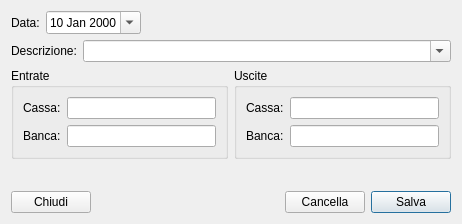
<?xml version="1.0" encoding="UTF-8"?>
<ui version="4.0">
 <class>PrimaNotaAddDlg</class>
 <widget class="QDialog" name="PrimaNotaAddDlg">
  <property name="geometry">
   <rect>
    <x>0</x>
    <y>0</y>
    <width>462</width>
    <height>224</height>
   </rect>
  </property>
  <property name="windowTitle">
   <string>Dialog</string>
  </property>
  <layout class="QVBoxLayout" name="verticalLayout">
   <item>
    <layout class="QHBoxLayout" name="horizontalLayout" stretch="0,0,0">
     <item>
      <widget class="QLabel" name="label">
       <property name="text">
        <string>Data:</string>
       </property>
      </widget>
     </item>
     <item>
      <widget class="QDateEdit" name="dateEdit">
       <property name="alignment">
        <set>Qt::AlignRight|Qt::AlignTrailing|Qt::AlignVCenter</set>
       </property>
       <property name="currentSection">
        <enum>QDateTimeEdit::DaySection</enum>
       </property>
       <property name="calendarPopup">
        <bool>true</bool>
       </property>
       <property name="date">
        <date>
         <year>2000</year>
         <month>1</month>
         <day>10</day>
        </date>
       </property>
      </widget>
     </item>
     <item>
      <spacer name="horizontalSpacer_2">
       <property name="orientation">
        <enum>Qt::Horizontal</enum>
       </property>
       <property name="sizeHint" stdset="0">
        <size>
         <width>40</width>
         <height>20</height>
        </size>
       </property>
      </spacer>
     </item>
    </layout>
   </item>
   <item>
    <layout class="QHBoxLayout" name="horizontalLayout_2" stretch="0,1">
     <item>
      <widget class="QLabel" name="label_2">
       <property name="text">
        <string>Descrizione:</string>
       </property>
      </widget>
     </item>
     <item>
      <widget class="QComboBox" name="comboBox">
       <property name="editable">
        <bool>true</bool>
       </property>
      </widget>
     </item>
    </layout>
   </item>
   <item>
    <layout class="QHBoxLayout" name="horizontalLayout_3">
     <item>
      <widget class="QGroupBox" name="groupBox">
       <property name="title">
        <string>Entrate</string>
       </property>
       <layout class="QFormLayout" name="formLayout_2">
        <item row="1" column="0">
         <widget class="QLabel" name="label_3">
          <property name="text">
           <string>Cassa:</string>
          </property>
         </widget>
        </item>
        <item row="2" column="0">
         <widget class="QLabel" name="label_4">
          <property name="text">
           <string>Banca:</string>
          </property>
         </widget>
        </item>
        <item row="2" column="1">
         <widget class="QLineEdit" name="entBancaLineEdit"/>
        </item>
        <item row="1" column="1">
         <widget class="QLineEdit" name="entCassaLineEdit"/>
        </item>
       </layout>
      </widget>
     </item>
     <item>
      <widget class="QGroupBox" name="groupBox_2">
       <property name="title">
        <string>Uscite</string>
       </property>
       <layout class="QFormLayout" name="formLayout">
        <item row="0" column="0">
         <widget class="QLabel" name="label_5">
          <property name="text">
           <string>Cassa:</string>
          </property>
         </widget>
        </item>
        <item row="0" column="1">
         <widget class="QLineEdit" name="uscCassaLineEdit"/>
        </item>
        <item row="1" column="0">
         <widget class="QLabel" name="label_6">
          <property name="text">
           <string>Banca:</string>
          </property>
         </widget>
        </item>
        <item row="1" column="1">
         <widget class="QLineEdit" name="uscBancaLineEdit"/>
        </item>
       </layout>
      </widget>
     </item>
    </layout>
   </item>
   <item>
    <spacer name="verticalSpacer">
     <property name="orientation">
      <enum>Qt::Vertical</enum>
     </property>
     <property name="sizeHint" stdset="0">
      <size>
       <width>20</width>
       <height>40</height>
      </size>
     </property>
    </spacer>
   </item>
   <item>
    <layout class="QHBoxLayout" name="horizontalLayout_4">
     <item>
      <widget class="QPushButton" name="closeButton">
       <property name="text">
        <string>Chiudi</string>
       </property>
      </widget>
     </item>
     <item>
      <spacer name="horizontalSpacer">
       <property name="orientation">
        <enum>Qt::Horizontal</enum>
       </property>
       <property name="sizeHint" stdset="0">
        <size>
         <width>40</width>
         <height>20</height>
        </size>
       </property>
      </spacer>
     </item>
     <item>
      <widget class="QPushButton" name="clearButton">
       <property name="text">
        <string>Cancella</string>
       </property>
       <property name="autoDefault">
        <bool>true</bool>
       </property>
      </widget>
     </item>
     <item>
      <widget class="QPushButton" name="saveButton">
       <property name="text">
        <string>Salva</string>
       </property>
       <property name="default">
        <bool>true</bool>
       </property>
      </widget>
     </item>
    </layout>
   </item>
  </layout>
 </widget>
 <tabstops>
  <tabstop>entCassaLineEdit</tabstop>
  <tabstop>entBancaLineEdit</tabstop>
  <tabstop>uscCassaLineEdit</tabstop>
  <tabstop>uscBancaLineEdit</tabstop>
  <tabstop>clearButton</tabstop>
  <tabstop>closeButton</tabstop>
 </tabstops>
 <resources/>
 <connections>
  <connection>
   <sender>clearButton</sender>
   <signal>clicked()</signal>
   <receiver>comboBox</receiver>
   <slot>clearEditText()</slot>
   <hints>
    <hint type="sourcelabel">
     <x>313</x>
     <y>196</y>
    </hint>
    <hint type="destinationlabel">
     <x>243</x>
     <y>58</y>
    </hint>
   </hints>
  </connection>
  <connection>
   <sender>clearButton</sender>
   <signal>clicked()</signal>
   <receiver>entCassaLineEdit</receiver>
   <slot>clear()</slot>
   <hints>
    <hint type="sourcelabel">
     <x>305</x>
     <y>195</y>
    </hint>
    <hint type="destinationlabel">
     <x>166</x>
     <y>128</y>
    </hint>
   </hints>
  </connection>
  <connection>
   <sender>clearButton</sender>
   <signal>clicked()</signal>
   <receiver>entBancaLineEdit</receiver>
   <slot>clear()</slot>
   <hints>
    <hint type="sourcelabel">
     <x>307</x>
     <y>203</y>
    </hint>
    <hint type="destinationlabel">
     <x>190</x>
     <y>160</y>
    </hint>
   </hints>
  </connection>
  <connection>
   <sender>clearButton</sender>
   <signal>clicked()</signal>
   <receiver>uscCassaLineEdit</receiver>
   <slot>clear()</slot>
   <hints>
    <hint type="sourcelabel">
     <x>305</x>
     <y>197</y>
    </hint>
    <hint type="destinationlabel">
     <x>341</x>
     <y>120</y>
    </hint>
   </hints>
  </connection>
  <connection>
   <sender>clearButton</sender>
   <signal>clicked()</signal>
   <receiver>uscBancaLineEdit</receiver>
   <slot>clear()</slot>
   <hints>
    <hint type="sourcelabel">
     <x>325</x>
     <y>194</y>
    </hint>
    <hint type="destinationlabel">
     <x>327</x>
     <y>136</y>
    </hint>
   </hints>
  </connection>
  <connection>
   <sender>closeButton</sender>
   <signal>clicked()</signal>
   <receiver>PrimaNotaAddDlg</receiver>
   <slot>reject()</slot>
   <hints>
    <hint type="sourcelabel">
     <x>63</x>
     <y>201</y>
    </hint>
    <hint type="destinationlabel">
     <x>65</x>
     <y>222</y>
    </hint>
   </hints>
  </connection>
  <connection>
   <sender>saveButton</sender>
   <signal>clicked()</signal>
   <receiver>PrimaNotaAddDlg</receiver>
   <slot>save()</slot>
   <hints>
    <hint type="sourcelabel">
     <x>424</x>
     <y>195</y>
    </hint>
    <hint type="destinationlabel">
     <x>426</x>
     <y>218</y>
    </hint>
   </hints>
  </connection>
  <connection>
   <sender>entCassaLineEdit</sender>
   <signal>editingFinished()</signal>
   <receiver>PrimaNotaAddDlg</receiver>
   <slot>updateLineEdit()</slot>
   <hints>
    <hint type="sourcelabel">
     <x>143</x>
     <y>125</y>
    </hint>
    <hint type="destinationlabel">
     <x>144</x>
     <y>199</y>
    </hint>
   </hints>
  </connection>
  <connection>
   <sender>entBancaLineEdit</sender>
   <signal>editingFinished()</signal>
   <receiver>PrimaNotaAddDlg</receiver>
   <slot>updateLineEdit()</slot>
   <hints>
    <hint type="sourcelabel">
     <x>155</x>
     <y>150</y>
    </hint>
    <hint type="destinationlabel">
     <x>158</x>
     <y>209</y>
    </hint>
   </hints>
  </connection>
  <connection>
   <sender>uscCassaLineEdit</sender>
   <signal>editingFinished()</signal>
   <receiver>PrimaNotaAddDlg</receiver>
   <slot>updateLineEdit()</slot>
   <hints>
    <hint type="sourcelabel">
     <x>426</x>
     <y>113</y>
    </hint>
    <hint type="destinationlabel">
     <x>453</x>
     <y>113</y>
    </hint>
   </hints>
  </connection>
  <connection>
   <sender>uscBancaLineEdit</sender>
   <signal>editingFinished()</signal>
   <receiver>PrimaNotaAddDlg</receiver>
   <slot>updateLineEdit()</slot>
   <hints>
    <hint type="sourcelabel">
     <x>415</x>
     <y>149</y>
    </hint>
    <hint type="destinationlabel">
     <x>459</x>
     <y>158</y>
    </hint>
   </hints>
  </connection>
 </connections>
 <slots>
  <slot>save()</slot>
  <slot>updateLineEdit()</slot>
 </slots>
</ui>
